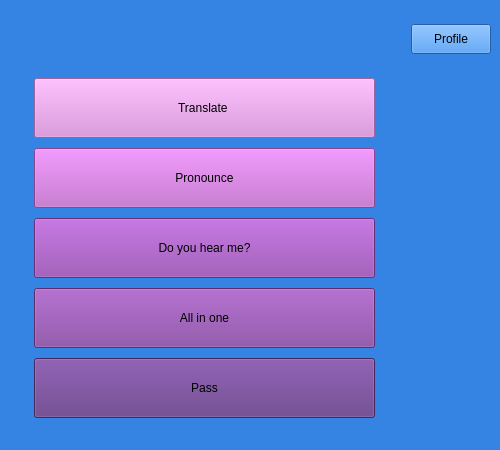
<?xml version="1.0" encoding="UTF-8"?>
<ui version="4.0">
 <class>LessonChoice</class>
 <widget class="QMainWindow" name="LessonChoice">
  <property name="geometry">
   <rect>
    <x>0</x>
    <y>0</y>
    <width>500</width>
    <height>450</height>
   </rect>
  </property>
  <property name="windowTitle">
   <string>Lessons</string>
  </property>
  <property name="styleSheet">
   <string notr="true">background-color: rgb(53, 132, 228);</string>
  </property>
  <widget class="QWidget" name="centralwidget">
   <layout class="QGridLayout" name="gridLayout">
    <item row="1" column="4">
     <spacer name="horizontalSpacer_3">
      <property name="orientation">
       <enum>Qt::Horizontal</enum>
      </property>
      <property name="sizeType">
       <enum>QSizePolicy::Minimum</enum>
      </property>
      <property name="sizeHint" stdset="0">
       <size>
        <width>25</width>
        <height>20</height>
       </size>
      </property>
     </spacer>
    </item>
    <item row="1" column="1" colspan="3">
     <layout class="QGridLayout" name="gridLayout_3">
      <property name="sizeConstraint">
       <enum>QLayout::SetMinAndMaxSize</enum>
      </property>
      <item row="4" column="0">
       <widget class="QPushButton" name="allOpenButton">
        <property name="sizePolicy">
         <sizepolicy hsizetype="Minimum" vsizetype="Minimum">
          <horstretch>0</horstretch>
          <verstretch>0</verstretch>
         </sizepolicy>
        </property>
        <property name="maximumSize">
         <size>
          <width>700</width>
          <height>60</height>
         </size>
        </property>
        <property name="styleSheet">
         <string notr="true">background-color: rgb(129, 61, 156);</string>
        </property>
        <property name="text">
         <string>All in one</string>
        </property>
       </widget>
      </item>
      <item row="2" column="0">
       <widget class="QPushButton" name="pronounceOpenButton">
        <property name="sizePolicy">
         <sizepolicy hsizetype="Minimum" vsizetype="Minimum">
          <horstretch>0</horstretch>
          <verstretch>0</verstretch>
         </sizepolicy>
        </property>
        <property name="maximumSize">
         <size>
          <width>700</width>
          <height>60</height>
         </size>
        </property>
        <property name="styleSheet">
         <string notr="true">background-color: rgb(192, 97, 203);</string>
        </property>
        <property name="text">
         <string>Pronounce</string>
        </property>
       </widget>
      </item>
      <item row="0" column="0">
       <widget class="QPushButton" name="translateOpenButton">
        <property name="sizePolicy">
         <sizepolicy hsizetype="Minimum" vsizetype="Minimum">
          <horstretch>0</horstretch>
          <verstretch>0</verstretch>
         </sizepolicy>
        </property>
        <property name="maximumSize">
         <size>
          <width>700</width>
          <height>60</height>
         </size>
        </property>
        <property name="styleSheet">
         <string notr="true">background-color: rgb(220, 138, 221);</string>
        </property>
        <property name="text">
         <string>Translate </string>
        </property>
       </widget>
      </item>
      <item row="3" column="0">
       <widget class="QPushButton" name="hearMeOpenButton">
        <property name="sizePolicy">
         <sizepolicy hsizetype="MinimumExpanding" vsizetype="Minimum">
          <horstretch>0</horstretch>
          <verstretch>0</verstretch>
         </sizepolicy>
        </property>
        <property name="maximumSize">
         <size>
          <width>700</width>
          <height>60</height>
         </size>
        </property>
        <property name="styleSheet">
         <string notr="true">background-color: rgb(145, 65, 172);</string>
        </property>
        <property name="text">
         <string>Do you hear me?</string>
        </property>
       </widget>
      </item>
      <item row="5" column="0">
       <widget class="QPushButton" name="passedButton">
        <property name="sizePolicy">
         <sizepolicy hsizetype="Maximum" vsizetype="Minimum">
          <horstretch>0</horstretch>
          <verstretch>0</verstretch>
         </sizepolicy>
        </property>
        <property name="maximumSize">
         <size>
          <width>700</width>
          <height>60</height>
         </size>
        </property>
        <property name="styleSheet">
         <string notr="true">background-color: rgb(97, 53, 131);</string>
        </property>
        <property name="text">
         <string>Pass</string>
        </property>
       </widget>
      </item>
     </layout>
    </item>
    <item row="2" column="2">
     <spacer name="verticalSpacer">
      <property name="orientation">
       <enum>Qt::Vertical</enum>
      </property>
      <property name="sizeType">
       <enum>QSizePolicy::Maximum</enum>
      </property>
      <property name="sizeHint" stdset="0">
       <size>
        <width>15</width>
        <height>15</height>
       </size>
      </property>
     </spacer>
    </item>
    <item row="1" column="0">
     <spacer name="verticalSpacer_2">
      <property name="orientation">
       <enum>Qt::Vertical</enum>
      </property>
      <property name="sizeHint" stdset="0">
       <size>
        <width>20</width>
        <height>40</height>
       </size>
      </property>
     </spacer>
    </item>
    <item row="0" column="1" colspan="4">
     <layout class="QGridLayout" name="gridLayout_2">
      <property name="topMargin">
       <number>1</number>
      </property>
      <item row="1" column="2">
       <widget class="QPushButton" name="profileOpenButton">
        <property name="sizePolicy">
         <sizepolicy hsizetype="Minimum" vsizetype="Minimum">
          <horstretch>0</horstretch>
          <verstretch>0</verstretch>
         </sizepolicy>
        </property>
        <property name="minimumSize">
         <size>
          <width>80</width>
          <height>30</height>
         </size>
        </property>
        <property name="maximumSize">
         <size>
          <width>100</width>
          <height>30</height>
         </size>
        </property>
        <property name="text">
         <string>Profile</string>
        </property>
       </widget>
      </item>
      <item row="1" column="1">
       <spacer name="horizontalSpacer_2">
        <property name="orientation">
         <enum>Qt::Horizontal</enum>
        </property>
        <property name="sizeType">
         <enum>QSizePolicy::MinimumExpanding</enum>
        </property>
        <property name="sizeHint" stdset="0">
         <size>
          <width>40</width>
          <height>20</height>
         </size>
        </property>
       </spacer>
      </item>
      <item row="1" column="0">
       <spacer name="verticalSpacer_3">
        <property name="orientation">
         <enum>Qt::Vertical</enum>
        </property>
        <property name="sizeType">
         <enum>QSizePolicy::Minimum</enum>
        </property>
        <property name="sizeHint" stdset="0">
         <size>
          <width>20</width>
          <height>58</height>
         </size>
        </property>
       </spacer>
      </item>
     </layout>
    </item>
    <item row="0" column="0">
     <layout class="QVBoxLayout" name="verticalLayout">
      <item>
       <spacer name="horizontalSpacer">
        <property name="orientation">
         <enum>Qt::Horizontal</enum>
        </property>
        <property name="sizeType">
         <enum>QSizePolicy::Maximum</enum>
        </property>
        <property name="sizeHint" stdset="0">
         <size>
          <width>25</width>
          <height>9</height>
         </size>
        </property>
       </spacer>
      </item>
     </layout>
    </item>
   </layout>
  </widget>
 </widget>
 <resources/>
 <connections/>
</ui>
